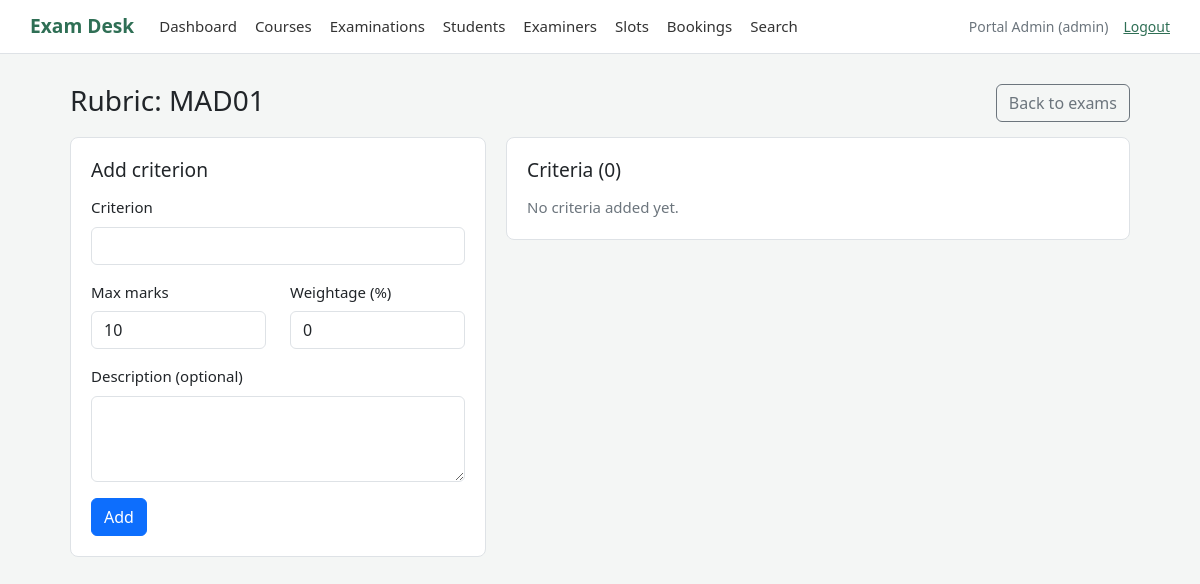
Screenshot of /admin/exams/2/rubrics (signed in) with the database file from the repository.
### tables this page shows
CREATE TABLE users (
            id INTEGER PRIMARY KEY AUTOINCREMENT,
            name TEXT NOT NULL,
            email TEXT NOT NULL UNIQUE,
            password_hash TEXT NOT NULL,
            role TEXT NOT NULL CHECK (role IN ('admin', 'examiner', 'student')),
            department TEXT DEFAULT '',
            phone TEXT DEFAULT '',
            status TEXT NOT NULL DEFAULT 'active'
        );

CREATE TABLE examinations (
            id INTEGER PRIMARY KEY AUTOINCREMENT,
            course_id INTEGER NOT NULL,
            name TEXT NOT NULL,
            exam_type TEXT NOT NULL,
            duration_minutes INTEGER NOT NULL,
            max_marks INTEGER NOT NULL,
            slot_creation_start TEXT NOT NULL,
            slot_creation_end TEXT NOT NULL,
            booking_start TEXT NOT NULL,
            booking_end TEXT NOT NULL,
            status TEXT NOT NULL DEFAULT 'Draft',
            FOREIGN KEY (course_id) REFERENCES courses(id)
        );

### app.py (the view, shortened to what this page needs)
@app.route("/admin/exams/<int:exam_id>/rubrics", methods=["GET", "POST"])
@login_required("admin")
def admin_rubrics(exam_id):
    connection = get_database()
    exam = connection.execute("SELECT * FROM examinations WHERE id = ?", (exam_id,)).fetchone()
    if exam is None:
        abort(404)
    rubrics = connection.execute(
        "SELECT * FROM rubrics WHERE examination_id = ? ORDER BY id", (exam_id,)
    ).fetchall()
    edit_rubric = None
    if request.args.get("edit", "").isdigit():
        edit_rubric = connection.execute(
            "SELECT * FROM rubrics WHERE id = ? AND examination_id = ?",
            (request.args["edit"], exam_id),
        ).fetchone()
    return render_template("admin_rubrics.html", exam=exam, rubrics=rubrics,
                           edit_rubric=edit_rubric)

### app.py (called while the page is built)
def open_database():
    connection = sqlite3.connect(DATABASE_FILE)
    connection.row_factory = sqlite3.Row
    connection.execute("PRAGMA foreign_keys = ON")
    return connection

def get_database():
    if "database" not in g:
        g.database = open_database()
    return g.database

@app.teardown_appcontext
def close_database(error=None):
    connection = g.pop("database", None)
    if connection is not None:
        connection.close()

def login_required(*allowed_roles):
    def decorator(view):
        @wraps(view)
        def wrapped_view(*args, **kwargs):
            if "user_id" not in session:
                flash("Please sign in to continue.", "info")
                return redirect(url_for("login"))
            user = get_database().execute(
                "SELECT * FROM users WHERE id = ?", (session["user_id"],)
            ).fetchone()
            if user is None or user["status"] != "active":
                session.clear()
                flash("This account is not active yet.", "warning")
                return redirect(url_for("login"))
            if allowed_roles and user["role"] not in allowed_roles:
                abort(403)
            g.user = user
            return view(*args, **kwargs)
        return wrapped_view
    return decorator

@app.context_processor
def add_user_to_templates():
    user = None
    if "user_id" in session:
        user = get_database().execute(
            "SELECT id, name, email, role FROM users WHERE id = ?", (session["user_id"],)
        ).fetchone()
    return {"current_user": user}

### templates/admin_rubrics.html (shortened to what this page needs)
{% extends "base.html" %}
{% block content %}
<div class="page-title">
    <h1>Rubric: {{ exam.name }}</h1>
    <a class="btn btn-outline-secondary" href="{{ url_for('admin_exams') }}">Back to exams</a>
</div>
<div class="two-col">
    <div class="card-box">
        <h2>{{ 'Edit criterion' if edit_rubric else 'Add criterion' }}</h2>
        <form method="post">
            <div class="mb-3">
                <label class="form-label" for="criterion_name">Criterion</label>
                <input class="form-control" id="criterion_name" name="criterion_name"
                       value="{{ edit_rubric.criterion_name if edit_rubric else '' }}" required>
            </div>
            <div class="row">
                <div class="col-6 mb-3">
                    <label class="form-label" for="max_marks">Max marks</label>
                    <input class="form-control" id="max_marks" name="max_marks" type="number" min="1"
                           value="{{ edit_rubric.max_marks if edit_rubric else 10 }}" required>
                </div>
                <div class="col-6 mb-3">
                    <label class="form-label" for="weightage">Weightage (%)</label>
                    <input class="form-control" id="weightage" name="weightage" type="number" min="0"
                           value="{{ edit_rubric.weightage if edit_rubric else 0 }}">
                </div>
            </div>
            <div class="mb-3">
                <label class="form-label" for="description">Description (optional)</label>
                <textarea class="form-control" id="description" name="description" rows="3">{{ edit_rubric.description if edit_rubric else '' }}</textarea>
            </div>
            <button class="btn btn-primary" type="submit">{{ 'Save' if edit_rubric else 'Add' }}</button>
        </form>
    </div>
    <div class="card-box">
        <h2>Criteria ({{ rubrics|length }})</h2>
        {% if rubrics %}
        <table class="table">
            <thead>
                <tr><th>Criterion</th><th>Marks</th><th>Weight</th><th></th></tr>
            </thead>
            <tbody>
                {% for rubric in rubrics %}
                <tr>
                    <td>
                        {{ rubric.criterion_name }}
                        {% if rubric.description %}<div class="sub">{{ rubric.description }}</div>{% endif %}
                    </td>
                    <td>{{ rubric.max_marks }}</td>
                    <td>{{ rubric.weightage }}%</td>
                    <td class="actions">
                        <a href="{{ url_for('admin_rubrics', exam_id=exam.id, edit=rubric.id) }}">Edit</a>
                        <form method="post" action="{{ url_for('delete_rubric', rubric_id=rubric.id) }}">
                            <button class="link-btn text-danger" type="submit">Delete</button>
                        </form>
                    </td>
                </tr>
                {% endfor %}
            </tbody>
        </table>
        {% else %}
        <p class="empty">No criteria added yet.</p>
        {% endif %}
    </div>
</div>
{% endblock %}

### templates/base.html (shortened to what this page needs)
<!doctype html>
<html lang="en">
<head>
    <link href="https://cdn.jsdelivr.net/npm/bootstrap@5.3.3/dist/css/bootstrap.min.css" rel="stylesheet">
    <link href="{{ url_for('static', filename='style.css') }}" rel="stylesheet">
</head>
<body>
    <header class="topbar">
        {% if current_user %}
        <a class="brand" href="{{ url_for('dashboard') }}">Exam Desk</a>
        <nav class="main-nav">
            <a href="{{ url_for('dashboard') }}">Dashboard</a>
            {% if current_user.role == 'admin' %}
                <a href="{{ url_for('admin_courses') }}">Courses</a>
                <a href="{{ url_for('admin_exams') }}">Examinations</a>
                <a href="{{ url_for('admin_students') }}">Students</a>
                <a href="{{ url_for('admin_examiners') }}">Examiners</a>
                <a href="{{ url_for('admin_slots') }}">Slots</a>
                <a href="{{ url_for('admin_bookings') }}">Bookings</a>
                <a href="{{ url_for('admin_search') }}">Search</a>
            {% elif current_user.role == 'examiner' %}
                <a href="{{ url_for('examiner_slots') }}">My slots</a>
            {% else %}
                <a href="{{ url_for('student_exams') }}">Exams</a>
                <a href="{{ url_for('student_history') }}">History</a>
                <a href="{{ url_for('student_profile') }}">Profile</a>
            {% endif %}
        </nav>
        <div class="account">
            <span class="account-name">{{ current_user.name }} ({{ current_user.role }})</span>
            <a href="{{ url_for('logout') }}">Logout</a>
        </div>
        {% else %}
        <a class="brand" href="{{ url_for('login') }}">Exam Desk</a>
        {% endif %}
    </header>
    <main class="page {% if not current_user %}page-narrow{% endif %}">
        {% block content %}{% endblock %}
    </main>
</body>
</html>

### static/style.css (style rules this page uses)
:root { --main: #2f6f55; --border: #dee2e6; --muted: #6c757d; }
body { background: #f4f6f5; font-size: 15px; }
a { color: var(--main); }
h1 { font-size: 1.75rem; margin-bottom: 20px; }
h2 { font-size: 1.2rem; margin-bottom: 15px; }
.topbar { display: flex; align-items: center; flex-wrap: wrap; gap: 10px 25px; padding: 12px 30px; background: #fff; border-bottom: 1px solid var(--border); }
.brand { font-size: 1.2rem; font-weight: bold; color: var(--main); text-decoration: none; }
.main-nav { display: flex; flex-wrap: wrap; gap: 18px; flex: 1; }
.main-nav a { color: #333; text-decoration: none; }
.account { display: flex; gap: 15px; font-size: 14px; }
.account-name { color: var(--muted); }
.page { max-width: 1100px; margin: 0 auto; padding: 30px 20px; }
.page-title { display: flex; justify-content: space-between; align-items: flex-start; gap: 15px; }
.card-box { background: #fff; border: 1px solid var(--border); border-radius: 8px; padding: 20px; margin-bottom: 20px; }
.two-col { display: grid; grid-template-columns: 1fr 1.5fr; gap: 20px; align-items: start; }
.empty { color: var(--muted); margin: 0; }

### rows the page displays
users: name "Portal Admin", role "admin"
examinations: name "MAD01"

### other values shown
{{ 'Edit criterion' if edit_rubric else 'Add criterion' }} "Add criterion"
{{ 'Save' if edit_rubric else 'Add' }} "Add"
{{ rubrics|length }} "0"
